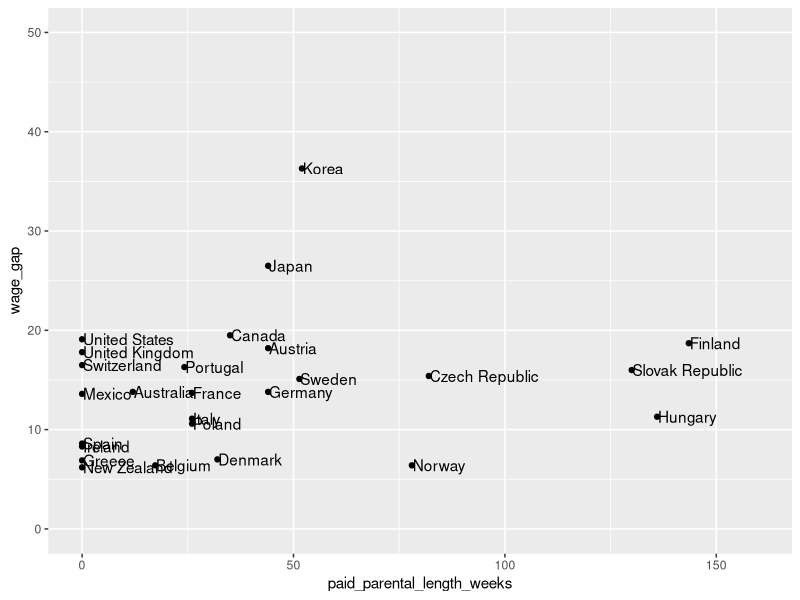
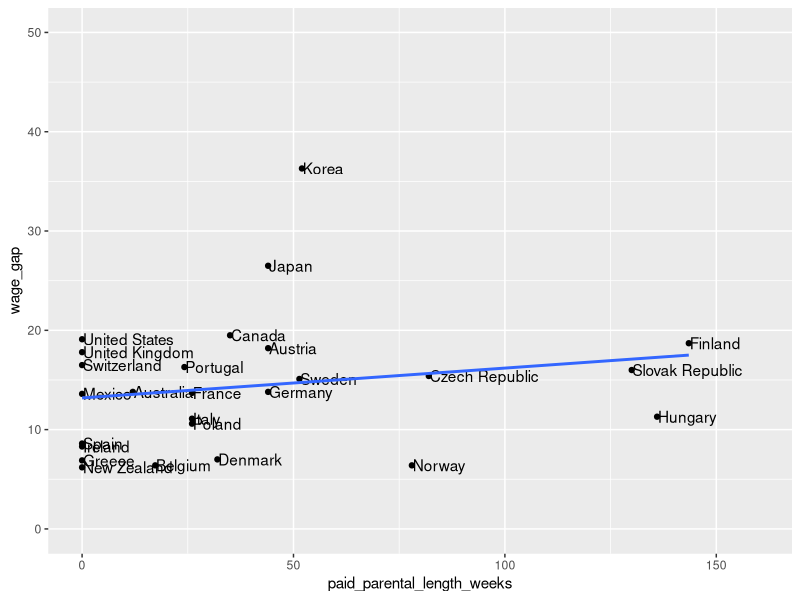
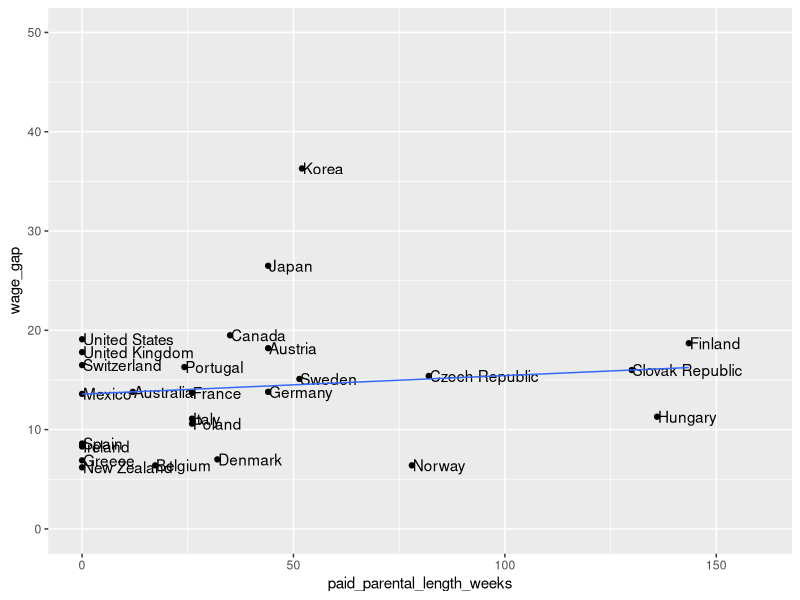
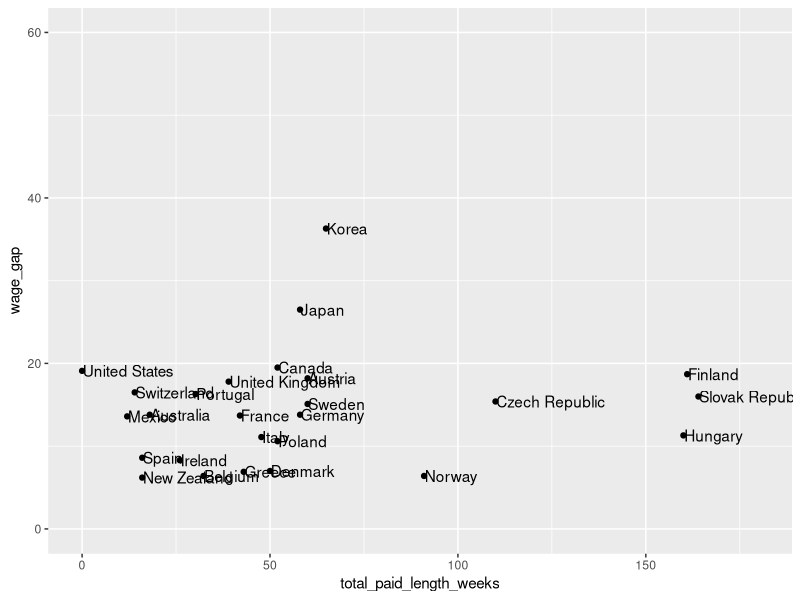
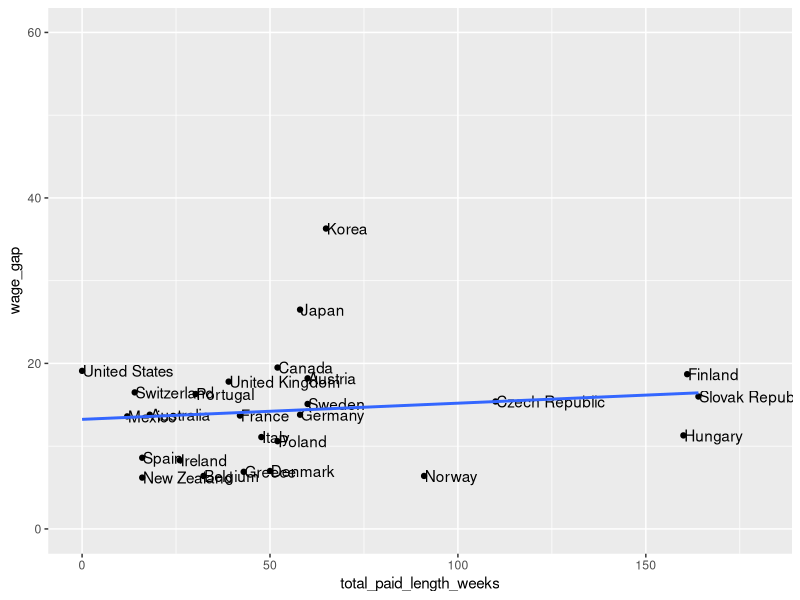
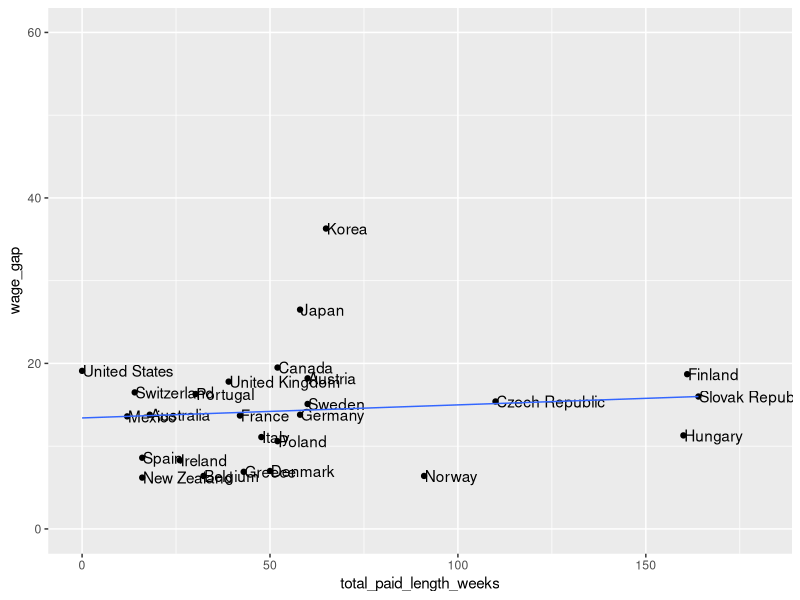

The R source for these figures, in order:
require(dplyr)
require(ggplot2)

leave_data = read.csv('leave_data.csv', header = T, stringsAsFactors = F)
gap_data   = read.csv('gap_data.csv', header = F, stringsAsFactors = F)
names(gap_data) = c('country', 'wage_gap')

d = inner_join(leave_data, gap_data)

# reproducing the plot from the tweet
p0 = ggplot(d, aes(paid_parental_length_weeks, wage_gap, label = country)) +
  xlim(0, 160) +
  ylim(0, 50) +
  geom_point() +
  geom_text(hjust = 0, nudge_x = 0.2)

# w/a best-fit line
p1 = p0 + geom_smooth(method = 'lm', se = F)

# w/a (median) quantile regression line
p2 = p0 + geom_quantile(quantiles = 0.5)

# now including all available leave
p3 = ggplot(d, aes(total_paid_length_weeks, wage_gap, label = country)) +
  xlim(0, 180) +
  ylim(0, 60) +
  geom_point() +
  geom_text(hjust = 0, nudge_x = 0.2)

# w/a best-fit line
p4 = p3 + geom_smooth(method = 'lm', se = F)

# w/a (median) quantile regression line
p5 = p3 + geom_quantile(quantiles = 0.5)
